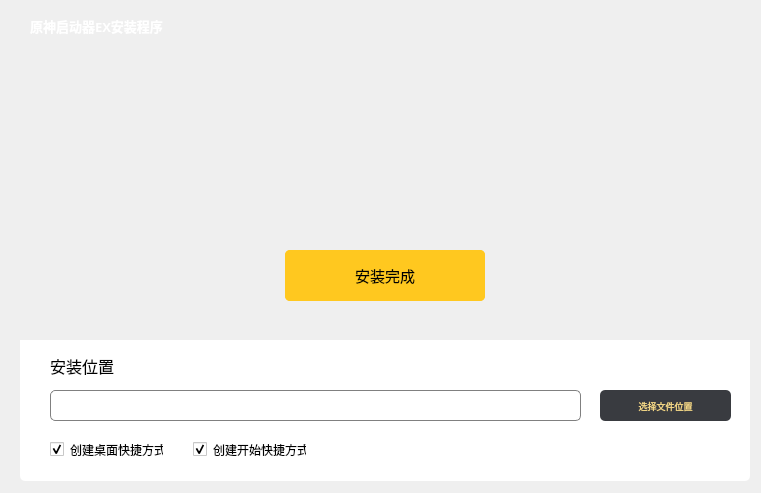
<?xml version="1.0" encoding="UTF-8"?>
<ui version="4.0">
 <class>installer</class>
 <widget class="QMainWindow" name="installer">
  <property name="enabled">
   <bool>true</bool>
  </property>
  <property name="geometry">
   <rect>
    <x>0</x>
    <y>0</y>
    <width>761</width>
    <height>493</height>
   </rect>
  </property>
  <property name="windowTitle">
   <string>MainWindow</string>
  </property>
  <widget class="QWidget" name="centralwidget">
   <widget class="QWidget" name="Main_Widget" native="true">
    <property name="geometry">
     <rect>
      <x>20</x>
      <y>10</y>
      <width>730</width>
      <height>471</height>
     </rect>
    </property>
    <property name="styleSheet">
     <string notr="true">QPushButton {
	border:none;
}
QPushButton:hove {
	padding-bottom:5px;
}
QWidget{
	border-radius:5px;
}</string>
    </property>
    <widget class="QLabel" name="Fontground_Label">
     <property name="geometry">
      <rect>
       <x>0</x>
       <y>0</y>
       <width>730</width>
       <height>331</height>
      </rect>
     </property>
     <property name="styleSheet">
      <string notr="true">border-image: url(:/img/background.png);
border-bottom-right-radius:0px;
border-bottom-left-radius:0px;</string>
     </property>
     <property name="text">
      <string/>
     </property>
    </widget>
    <widget class="QLabel" name="Title_Lable">
     <property name="geometry">
      <rect>
       <x>10</x>
       <y>0</y>
       <width>191</width>
       <height>31</height>
      </rect>
     </property>
     <property name="font">
      <font>
       <family>有爱魔兽圆体 CN</family>
       <pointsize>10</pointsize>
       <weight>75</weight>
       <bold>true</bold>
      </font>
     </property>
     <property name="styleSheet">
      <string notr="true">color: rgb(255, 255, 255);</string>
     </property>
     <property name="text">
      <string>原神启动器EX安装程序</string>
     </property>
    </widget>
    <widget class="QFrame" name="Top_Right_Frame">
     <property name="geometry">
      <rect>
       <x>570</x>
       <y>0</y>
       <width>71</width>
       <height>31</height>
      </rect>
     </property>
     <property name="frameShape">
      <enum>QFrame::StyledPanel</enum>
     </property>
     <property name="frameShadow">
      <enum>QFrame::Raised</enum>
     </property>
    </widget>
    <widget class="QPushButton" name="InstallerStart_Button">
     <property name="geometry">
      <rect>
       <x>265</x>
       <y>240</y>
       <width>200</width>
       <height>51</height>
      </rect>
     </property>
     <property name="font">
      <font>
       <family>有爱魔兽圆体 CN Medium</family>
       <pointsize>11</pointsize>
       <weight>50</weight>
       <bold>false</bold>
      </font>
     </property>
     <property name="styleSheet">
      <string notr="true">QPushButton {
	background-color: rgb(255, 200, 31);
	border-radius:5
}
QPushButton:pressed {
	background-color:rgb(185, 144, 22);
	border-radius:5

}</string>
     </property>
     <property name="text">
      <string>立即安装</string>
     </property>
    </widget>
    <widget class="QFrame" name="Bottom_Installer_Frame">
     <property name="geometry">
      <rect>
       <x>0</x>
       <y>330</y>
       <width>730</width>
       <height>141</height>
      </rect>
     </property>
     <property name="styleSheet">
      <string notr="true">background-color: rgb(255, 255, 255);
border-top-right-radius:0px;
border-top-left-radius:0px;
</string>
     </property>
     <property name="frameShape">
      <enum>QFrame::StyledPanel</enum>
     </property>
     <property name="frameShadow">
      <enum>QFrame::Raised</enum>
     </property>
     <widget class="QFrame" name="Installer_Frame">
      <property name="geometry">
       <rect>
        <x>10</x>
        <y>10</y>
        <width>711</width>
        <height>121</height>
       </rect>
      </property>
      <property name="styleSheet">
       <string notr="true">QPushButton {
	border:none;
	border-radius:5px;
	
	color: rgb(244, 216, 135);
	background-color: rgb(57, 59, 64);
}
QLineEdit {
	
	border: 1px solid gray;
	border-radius: 5px;
	padding: 0 8px;
	selection-background-color: darkgray;
}
QFrame {
	border:none;
	}</string>
      </property>
      <property name="frameShape">
       <enum>QFrame::StyledPanel</enum>
      </property>
      <property name="frameShadow">
       <enum>QFrame::Raised</enum>
      </property>
      <widget class="QPushButton" name="Look_Button">
       <property name="geometry">
        <rect>
         <x>570</x>
         <y>40</y>
         <width>131</width>
         <height>31</height>
        </rect>
       </property>
       <property name="font">
        <font>
         <family>有爱魔兽圆体 CN Medium</family>
         <pointsize>7</pointsize>
        </font>
       </property>
       <property name="styleSheet">
        <string notr="true">QPushButton:pressed {
		
	background-color: rgb(34, 35, 38);
}</string>
       </property>
       <property name="text">
        <string>选择文件位置</string>
       </property>
      </widget>
      <widget class="QLineEdit" name="Path_LineEdit">
       <property name="geometry">
        <rect>
         <x>20</x>
         <y>40</y>
         <width>531</width>
         <height>31</height>
        </rect>
       </property>
      </widget>
      <widget class="QLabel" name="Installer_Label">
       <property name="geometry">
        <rect>
         <x>20</x>
         <y>0</y>
         <width>111</width>
         <height>31</height>
        </rect>
       </property>
       <property name="font">
        <font>
         <family>有爱魔兽圆体 CN Medium</family>
         <pointsize>12</pointsize>
        </font>
       </property>
       <property name="text">
        <string>安装位置</string>
       </property>
      </widget>
      <widget class="QWidget" name="">
       <property name="geometry">
        <rect>
         <x>20</x>
         <y>90</y>
         <width>256</width>
         <height>19</height>
        </rect>
       </property>
       <layout class="QHBoxLayout" name="horizontalLayout">
        <property name="spacing">
         <number>30</number>
        </property>
        <item>
         <widget class="QCheckBox" name="CreateStartedLink_CheckBox">
          <property name="font">
           <font>
            <family>有爱魔兽圆体 CN Medium</family>
            <pointsize>9</pointsize>
           </font>
          </property>
          <property name="text">
           <string>创建桌面快捷方式</string>
          </property>
          <property name="checked">
           <bool>true</bool>
          </property>
         </widget>
        </item>
        <item>
         <widget class="QCheckBox" name="CreateDesktopLink_CheckBox">
          <property name="font">
           <font>
            <family>有爱魔兽圆体 CN Medium</family>
            <pointsize>9</pointsize>
           </font>
          </property>
          <property name="text">
           <string>创建开始快捷方式</string>
          </property>
          <property name="checked">
           <bool>true</bool>
          </property>
         </widget>
        </item>
       </layout>
      </widget>
     </widget>
    </widget>
    <widget class="QWidget" name="layoutWidget">
     <property name="geometry">
      <rect>
       <x>660</x>
       <y>0</y>
       <width>71</width>
       <height>30</height>
      </rect>
     </property>
     <layout class="QHBoxLayout" name="Top_Right_Layout">
      <property name="spacing">
       <number>10</number>
      </property>
      <property name="leftMargin">
       <number>0</number>
      </property>
      <property name="rightMargin">
       <number>5</number>
      </property>
      <item>
       <widget class="QPushButton" name="Min_Bottom">
        <property name="styleSheet">
         <string notr="true">QPushButton:hover {
	background-color: rgba(255, 255, 255 ,95);
}</string>
        </property>
        <property name="text">
         <string/>
        </property>
        <property name="icon">
         <iconset resource="src/Installer/styple.qrc">
          <normaloff>:/ico/min.png</normaloff>:/ico/min.png</iconset>
        </property>
        <property name="iconSize">
         <size>
          <width>20</width>
          <height>20</height>
         </size>
        </property>
       </widget>
      </item>
      <item>
       <widget class="QPushButton" name="Close_Buttom">
        <property name="styleSheet">
         <string notr="true">QPushButton:hover {
	background-color: rgba(255, 0, 0 ,95);
}</string>
        </property>
        <property name="text">
         <string/>
        </property>
        <property name="icon">
         <iconset resource="src/Installer/styple.qrc">
          <normaloff>:/ico/close.png</normaloff>:/ico/close.png</iconset>
        </property>
        <property name="iconSize">
         <size>
          <width>20</width>
          <height>20</height>
         </size>
        </property>
       </widget>
      </item>
     </layout>
    </widget>
    <widget class="QPushButton" name="InstallerEnd_Button">
     <property name="geometry">
      <rect>
       <x>265</x>
       <y>240</y>
       <width>200</width>
       <height>51</height>
      </rect>
     </property>
     <property name="font">
      <font>
       <family>有爱魔兽圆体 CN Medium</family>
       <pointsize>11</pointsize>
       <weight>50</weight>
       <bold>false</bold>
      </font>
     </property>
     <property name="styleSheet">
      <string notr="true">QPushButton {
	background-color: rgb(255, 200, 31);
	border-radius:5
}
QPushButton:pressed {
	background-color:rgb(185, 144, 22);
	border-radius:5

}</string>
     </property>
     <property name="text">
      <string>安装完成</string>
     </property>
     <property name="default">
      <bool>false</bool>
     </property>
     <property name="flat">
      <bool>false</bool>
     </property>
    </widget>
    <zorder>Fontground_Label</zorder>
    <zorder>Title_Lable</zorder>
    <zorder>Top_Right_Frame</zorder>
    <zorder>Bottom_Installer_Frame</zorder>
    <zorder>layoutWidget</zorder>
    <zorder>InstallerStart_Button</zorder>
    <zorder>InstallerEnd_Button</zorder>
   </widget>
  </widget>
 </widget>
 <resources>
  <include location="src/Installer/styple.qrc"/>
 </resources>
 <connections>
  <connection>
   <sender>Min_Bottom</sender>
   <signal>clicked()</signal>
   <receiver>installer</receiver>
   <slot>showMinimized()</slot>
   <hints>
    <hint type="sourcelabel">
     <x>700</x>
     <y>34</y>
    </hint>
    <hint type="destinationlabel">
     <x>657</x>
     <y>14</y>
    </hint>
   </hints>
  </connection>
  <connection>
   <sender>Close_Buttom</sender>
   <signal>clicked()</signal>
   <receiver>installer</receiver>
   <slot>close()</slot>
   <hints>
    <hint type="sourcelabel">
     <x>745</x>
     <y>34</y>
    </hint>
    <hint type="destinationlabel">
     <x>698</x>
     <y>13</y>
    </hint>
   </hints>
  </connection>
  <connection>
   <sender>InstallerEnd_Button</sender>
   <signal>clicked()</signal>
   <receiver>installer</receiver>
   <slot>close()</slot>
   <hints>
    <hint type="sourcelabel">
     <x>384</x>
     <y>278</y>
    </hint>
    <hint type="destinationlabel">
     <x>384</x>
     <y>488</y>
    </hint>
   </hints>
  </connection>
 </connections>
 <slots>
  <slot>setup(path)</slot>
 </slots>
</ui>
